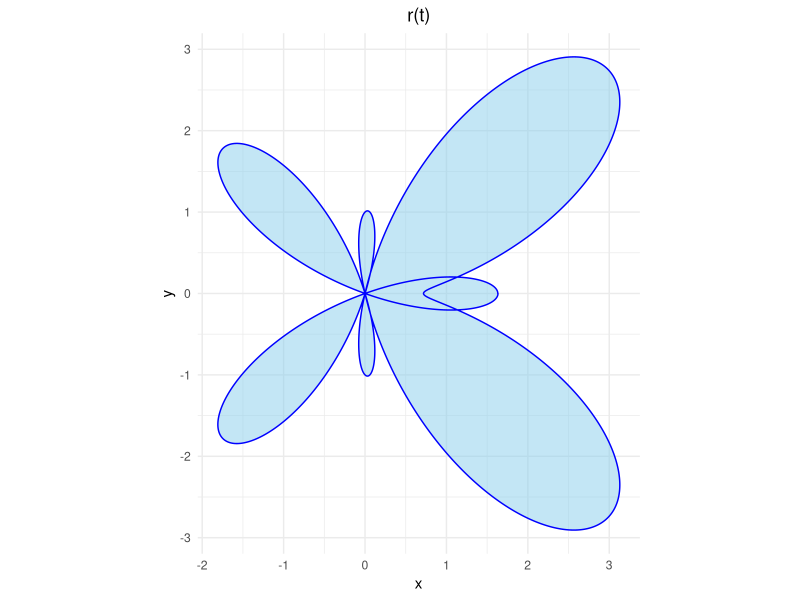

R code for this plot:
## ---- chunk 1
set.seed(12242987)
## ---- chunk 2
a <- 1
b <- 6
n <- 100000
random_vars <- runif(n, min = a, max = b)

function_to_integrate <- function(x) {
    return(exp(-x^2))
}
## ---- chunk 3
monte_carlo_aprox <- (b - a) * mean(function_to_integrate(random_vars))
print(monte_carlo_aprox)
## ---- chunk 4
integrate_result <- integrate(function_to_integrate, lower = a, upper = b)$value
print(integrate_result)
## ---- chunk 5
X <- rexp(n)
monte_carlo_aprox <- mean(exp(-(X + 1)^2) / dexp(X))
print(monte_carlo_aprox)
## ---- chunk 6
integrate(function_to_integrate, 1, Inf)
## ---- chunk 7
library(ggplot2)

r_func <- function(t) {
    return(exp(cos(t)) - 2 * cos(4 * t) - (sin(t / 12))^5)
}
t_values <- seq(-pi, pi, length.out = 10000)

polar_coord <- data.frame(
    t = t_values,
    x = r_func(t_values) * cos(t_values),
    y = r_func(t_values) * sin(t_values)
)

ggplot(polar_coord, aes(x = x, y = y)) +
    geom_polygon(fill = "skyblue", color = "blue", alpha = 0.5) +
    coord_fixed() +
    theme_minimal() +
    labs(
        title = "r(t)",
        x = "x",
        y = "y"
    ) +
    theme(plot.title = element_text(hjust = 0.5))
## ---- chunk 8
n <- 1000 # Number of points
x <- runif(n, min = -2, max = 3.5)
y <- runif(n, min = -3, max = 3)

library(dplyr)

points_data <- data.frame(
    x = x,
    y = y
)

points_data <- points_data %>% mutate(
    t = atan2(y, x), # calculate t
    r_point = sqrt(x^2 + y^2), # calculate radius for each point
    r_boundary = r_func(t), # calculate boundary radius at angle t
    is_in_area = r_point <= r_boundary # check if point is in func area
)
head(points_data)
## ---- chunk 9
get_points_percentages <- function(n) {
    x <- runif(n, min = -2, max = 3.5) # get n points
    y <- runif(n, min = -3, max = 3)
    points_data <- data.frame(
        x = x,
        y = y
    )
    # determine if points are in function area
    points_data <- points_data %>% mutate(
        t = atan2(y, x), # calculate t
        r_point = sqrt(x^2 + y^2), # calculate radius for each point
        r_boundary = r_func(t), # calculate boundary radius at angle t
        is_in_area = r_point <= r_boundary # check if point is in func area
    )
    percentage_inside <- table(points_data$is_in_area)
    return(
        percentage_inside["TRUE"] /
            (percentage_inside["TRUE"] + percentage_inside["FALSE"])
    )
}

get_points_percentages(n = 100)
get_points_percentages(n = 1000)
get_points_percentages(n = 10000)
get_points_percentages(n = 100000)
## ---- chunk 10
(3.5 + 2) * (3 + 3) * 0.38
## ---- chunk 11
t <- seq(-pi, pi, length.out = 1000)
curve_data <- data.frame(
    x = r_func(t) * cos(t),
    y = r_func(t) * sin(t)
)
results <- lapply(c(100, 1000, 10000, 100000), get_points_percentages)
results_df <- do.call(rbind, lapply(results, as.data.frame))
rownames(results_df) <- c("100", "1000", "10000", "100000")
results_df["Area"] <- results_df["X[[i]]"] * (3.5 + 2) * (3 + 3)
colnames(results_df) <- c("Percentage", "Area")
results_df
